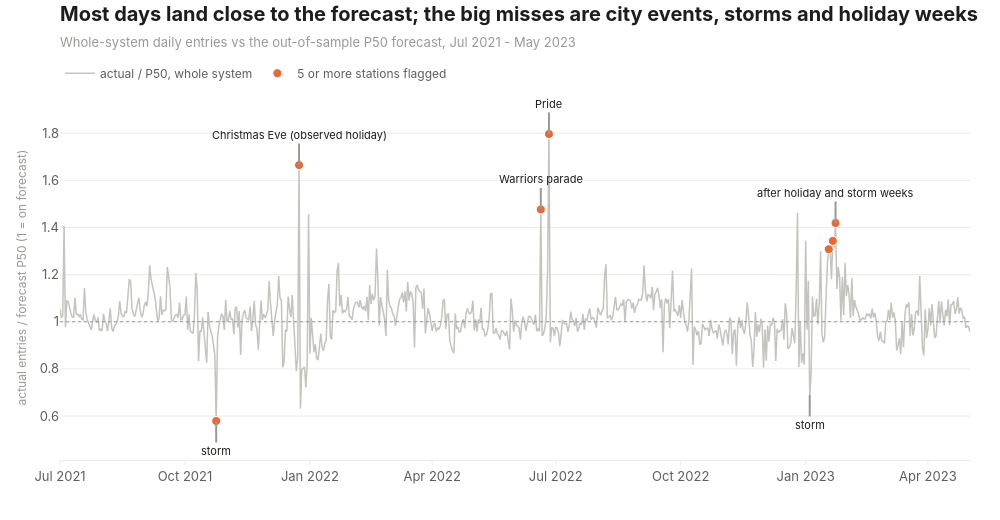

The code cell stored with this chart in its notebook:
### Code cell
timeline = system_days.sort("date")

fig = go.Figure()
fig.add_trace(go.Scatter(
    x=timeline["date"], y=timeline["actual_vs_p50"], mode="lines", name="actual / P50, whole system",
    line=dict(color=viz.CONTEXT, width=1.5),
    hovertemplate="%{x|%a %d %b %Y}: %{y:.2f}<extra></extra>",
))

marked = timeline.filter(pl.col("stations_flagged") >= 5)
fig.add_trace(go.Scatter(
    x=marked["date"], y=marked["actual_vs_p50"], mode="markers", name="5 or more stations flagged",
    marker=dict(size=9, color=viz.CONTRAST, line=dict(color="white", width=1)),
    customdata=marked["stations_flagged"],
    hovertemplate="%{x|%a %d %b %Y}: %{y:.2f}, %{customdata} stations<extra></extra>",
))

for event_day, label in [(date(2022, 6, 20), "Warriors parade"), (date(2022, 6, 26), "Pride"),
                         (date(2021, 10, 24), "storm"), (date(2023, 1, 4), "storm"),
                         (date(2021, 12, 24), "Christmas Eve (observed holiday)"),
                         (date(2023, 1, 23), "after holiday and storm weeks")]:
    value = timeline.filter(pl.col("date") == event_day)["actual_vs_p50"][0]
    if value > 1:
        shift = -30
    else:
        shift = 30
    fig.add_annotation(x=event_day, y=value, text=label, showarrow=True, arrowhead=0, arrowcolor=viz.MUTED,
                       ax=0, ay=shift, font=dict(size=11, color=viz.INK))

fig.add_hline(y=1, line=dict(color=viz.MUTED, width=1, dash="dot"))
fig.update_layout(hovermode="closest")
fig.update_yaxes(title_text="actual entries / forecast P50 (1 = on forecast)")

title = "Most days land close to the forecast; the big misses are city events, storms and holiday weeks"
subtitle = "Whole-system daily entries vs the out-of-sample P50 forecast, Jul 2021 - May 2023"
viz.titled(fig, title, subtitle)
viz.save(fig, "10_system_events")
fig

### Figure 1 — Plotly figure (JSON) as saved in the notebook; plotly's stock layout.template omitted (floating-point values rounded to 4 significant figures; data arrays with more than 128 entries replaced by an {"elided": "..."} marker saying what was removed)
{"data": [{"hovertemplate": "%{x|%a %d %b %Y}: %{y:.2f}<extra></extra>", "line": {"color": "#c4c3bd", "width": 1.5}, "mode": "lines", "name": "actual / P50, whole system", "type": "scatter", "x": {"elided": "671 str values"}, "y": {"elided": "671 float values"}}, {"customdata": [10, 8, 35, 13, 7, 6, 8], "hovertemplate": "%{x|%a %d %b %Y}: %{y:.2f}, %{customdata} stations<extra></extra>", "marker": {"color": "#eb6834", "line": {"color": "white", "width": 1}, "size": 9}, "mode": "markers", "name": "5 or more stations flagged", "type": "scatter", "x": ["2021-10-24", "2021-12-24", "2022-06-20", "2022-06-26", "2023-01-18", "2023-01-21", "2023-01-23"], "y": [0.5789, 1.665, 1.477, 1.797, 1.308, 1.343, 1.419]}], "layout": {"annotations": [{"arrowcolor": "#9a9993", "arrowhead": 0, "ax": 0, "ay": -30, "font": {"color": "#1d1d1b", "size": 11}, "showarrow": true, "text": "Warriors parade", "x": "2022-06-20", "y": 1.477}, {"arrowcolor": "#9a9993", "arrowhead": 0, "ax": 0, "ay": -30, "font": {"color": "#1d1d1b", "size": 11}, "showarrow": true, "text": "Pride", "x": "2022-06-26", "y": 1.797}, {"arrowcolor": "#9a9993", "arrowhead": 0, "ax": 0, "ay": 30, "font": {"color": "#1d1d1b", "size": 11}, "showarrow": true, "text": "storm", "x": "2021-10-24", "y": 0.5789}, {"arrowcolor": "#9a9993", "arrowhead": 0, "ax": 0, "ay": 30, "font": {"color": "#1d1d1b", "size": 11}, "showarrow": true, "text": "storm", "x": "2023-01-04", "y": 0.6893}, {"arrowcolor": "#9a9993", "arrowhead": 0, "ax": 0, "ay": -30, "font": {"color": "#1d1d1b", "size": 11}, "showarrow": true, "text": "Christmas Eve (observed holiday)", "x": "2021-12-24", "y": 1.665}, {"arrowcolor": "#9a9993", "arrowhead": 0, "ax": 0, "ay": -30, "font": {"color": "#1d1d1b", "size": 11}, "showarrow": true, "text": "after holiday and storm weeks", "x": "2023-01-23", "y": 1.419}], "height": 520, "hovermode": "closest", "shapes": [{"line": {"color": "#9a9993", "dash": "dot", "width": 1}, "type": "line", "x0": 0, "x1": 1, "xref": "x domain", "y0": 1, "y1": 1, "yref": "y"}], "title": {"text": "<b>Most days land close to the forecast; the big misses are city events, storms and holiday weeks</b><br><span style='font-size:13px;color:#9a9993'>Whole-system daily entries vs the out-of-sample P50 forecast, Jul 2021 - May 2023</span>"}, "width": 1000, "yaxis": {"title": {"text": "actual entries / forecast P50 (1 = on forecast)"}}}}
